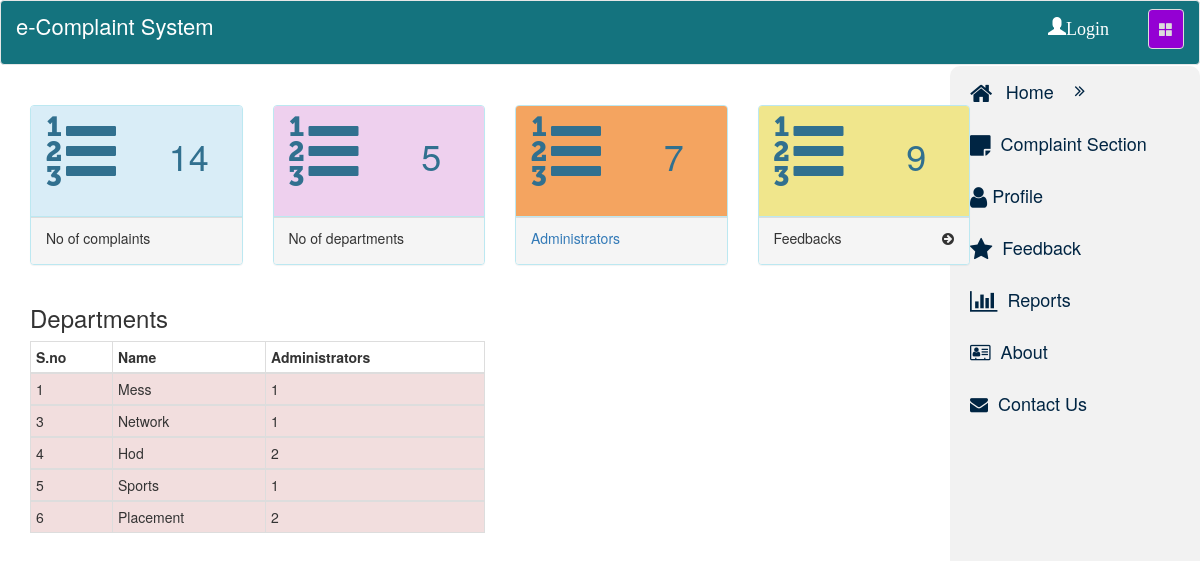
The page /Home1.php on the database its author committed.
### tables this page shows
CREATE TABLE IF NOT EXISTS `dept_name` (
  `id` int(10) NOT NULL AUTO_INCREMENT,
  `did` int(10) NOT NULL,
  `name` varchar(250) NOT NULL,
  PRIMARY KEY (`id`)
);

### Home1.php (the view, shortened to what this page needs)
<!DOCTYPE html>
<html lang="en">
<head>
  <link rel="stylesheet" href="resource/bootstrap.min.css">
  <link href="resource/simple-sidebar1.css" rel="stylesheet">
   <link href="prof.css" rel="stylesheet">
<link rel="stylesheet" href="resource/font-awesome.min.css" />
<link rel="stylesheet" href="resource/font-awesome.css" />
<link type="text/css" rel="stylesheet" href="resource/login_style.css" />
</head>
<body>
<?php
include('headerfirst.php');
?>
 <?php
 include('wrapper.php');
 ?>
<div class="col-sm-10" style="">
<br>
<?php
$q1='select * from complaint';
$res=mysql_query($q1);
$num=mysql_num_rows($res);
$q2="select * from feedback;";
$res1=mysql_query($q2);
$num1=mysql_num_rows($res1);
$q3="select * from admins;";
$res2=mysql_query($q3);
$num2=mysql_num_rows($res2);
 $a1="select * from dept_name";
$b1=mysql_query($a1);
 $nm=mysql_num_rows($b1);
	        ?>
<div class="col-sm-10"  style="">
	</div>
	<div class="col-md-3">
	 <div class="panel panel-info" style="height:160px">
          <div class="panel-heading" style="height:70%">
            <div class="row">
              <div class="col-xs-6">
                <i class="fa fa-list-ol fa-5x"></i>
              </div>
              <div class="col-sm-6 text-center">
             <h1><?php echo $num;?></h1>
              </div>
            </div>
          </div>
            <div class="panel-footer announcement-bottom" style="height:30%">
               <div class="row">
              <div class="col-xs-10 text-left">
               No of complaints
               </div>
              </div>
            </div>
        </div>
	</div>
	<div class="col-md-3">
	 <div class="panel panel-info" style="height:160px">
          <div class="panel-heading" style="height:70%;background-color:#EED0EE">
            <div class="row">
              <div class="col-xs-6">
                <i class="fa fa-list-ol fa-5x"></i>
              </div>
              <div class="col-sm-6 text-center">
               <h1><?php echo $nm;?></h1>
              </div>
            </div>
          </div>
            <div class="panel-footer announcement-bottom" style="height:30%">
                <div class="row">
              <div class="col-xs-10 text-left">
               No of departments
               </div>
              </div>
            </div>
        </div>
	</div>
<div class="col-md-3">
	 <div class="panel panel-info" style="height:160px;">
          <div class="panel-heading" style="height:70%;background-color:#F4A460">
            <div class="row">
              <div class="col-xs-6">
                <i class="fa fa-list-ol fa-5x"></i>
              </div>
              <div class="col-sm-6 text-center">
              <h1><?php echo $num2;?></h1>
              </div>
            </div>
          </div>
          <a href="adminsview.php">
            <div class="panel-footer announcement-bottom" style="height:30%">
              <div class="row">
              <div class="col-xs-10 text-left">
               Administrators
               </div>
              </div>
            </div>
          </a>
        </div>
	</div>
	<div class="col-md-3">
	 <div class="panel panel-info" style="height:160px">
          <div class="panel-heading" style="height:70%;background-color:#F0E68C">
            <div class="row">
              <div class="col-xs-6">
                <i class="fa fa-list-ol fa-5x"></i>
              </div>
              <div class="col-sm-6 text-center">
             <h1><?php echo $num1;?></h1>
              </div>
            </div>
          </div>
            <div class="panel-footer announcement-bottom" style="height:30%">
              <div class="row">
                <div class="col-xs-6">
               Feedbacks
                </div>
                <div class="col-xs-6 text-right">
                  <i class="fa fa-arrow-circle-right"></i>
                </div>
              </div>
            </div>
        </div>
	</div>
<div class="col-md-6">
	    <h3>Departments</h3>
	    <table class="table table-condensed table-bordered table-hover">
	        <thead>
	           <tr>
	               <th>S.no</th>
	               <th>Name</th>
	               <th>Administrators</th>
	           </tr>
	        </thead>
	<?php
	while($c=mysql_fetch_assoc($b1))
	{
	$dd=$c['did'];
	$qu="select * from admins where did=$dd";
	$re1=mysql_query($qu);
	$numb=mysql_num_rows($re1);
	?>
	        <tbody>
	            <tr class="danger">
	                <td>  <?php echo $c['id'];?></td>
	               <td> <?php echo $c['name'];?></td>
	                   <td><?php echo $numb;?></td>
	            </tr>
	        </tbody>
	   <?php
	   }
	   ?>
	    </table>
    </div>
	<div class="col-md-6">
	    <div id='grafico1'></div>
	</div>
</div>
</body>
</html>

### headerfirst.php (shortened to what this page needs)
<nav class="navbar navbar-default no-margin" style="background-color:rgb(20, 115, 126);height:65px">
    <div class="navbar-header fixed-brand">
       <a class="navbar-brand" href="Home1.php" style="color:white;font-size:22px;">e-Complaint System</a>
    </div>
    <div class="collapse navbar-collapse" id="bs-example-navbar-collapse-1">
      <ul class="nav navbar-nav navbar-right">
  <li class="active"  ><button style="color:#DCDCDC;background:#9400D3" class="navbar-toggle collapse in" data-toggle="collapse" id="menu-toggle-2"> <span class="glyphicon glyphicon-th-large" aria-hidden="true"></span></button></li>
      </ul>
       <ul class="nav navbar-nav navbar-right">
        <li><a id="modal_trigger" href="#modal" style="color:white;font-size:18px">  <span class="glyphicon glyphicon-user">Login&nbsp;</a></li>
      </ul>
    </div>
  </nav>

### wrapper.php (shortened to what this page needs)
<div id="wrapper" class="wrap">
    <div id="sidebar-wrapper">
      <ul class="sidebar-nav nav-pills nav-stacked" id="menu">
        <li>
        <?php
        if($admin)
        {
        ?>
          <a href="profileA.php">
          <?php
          }
          else
          {
          ?>
          <a href="Home.php">
          <?php
          }
          ?>
          <i class="fa fa-home fa-fw fa-lg fa-pull-border" aria-hidden="true"></i>&nbsp; &nbsp;Home
 		 <i class="fa fa-angle-double-right fa-stack-1x" ></i>
        </a>
        <li>
          <a href=""><i class="fa fa-sticky-note fa-lg" aria-hidden="true"></i> &nbsp;Complaint Section</a>
        </li>
         <li>
          <?php
        if($admin)
        {
        ?>
          <?php
          }
          else
          {
          ?>
          <a href="profile.php"><i class="fa fa-user fa-lg" aria-hidden="true"></i>&nbsp;Profile</a>
          <?php
          }
          ?>
        </li>
        <li>
        <?php if(!$admin)
          	{
          	?>
            <a href="feedback.php"><i class="fa fa-star fa-lg" aria-hidden="true"></i>&nbsp;&nbsp;Feedback</a>
            <?php
            }
            ?>
        </li>
         <li>
          <a href="reports.php"><i class="fa fa-bar-chart fa-lg" aria-hidden="true"></i>&nbsp;&nbsp;Reports</a>
        </li>
         <li>
          <a href="about_us.php"><i class="fa fa-address-card-o" aria-hidden="true"></i></i></span>&nbsp;&nbsp;About</a>
        </li>
        <li>
 <a href="contact_us.php"><i class="fa fa-envelope" aria-hidden="true"></i>&nbsp;&nbsp;Contact Us</a>
        </li>
      </ul>
    </div>
    </div>

### resource/simple-sidebar1.css (style rules this page uses)
#wrapper { padding-right: 0; -webkit-transition: all 0.5s ease; -moz-transition: all 0.5s ease; -o-transition: all 0.5s ease; transition: all 0.5s ease; overflow: hidden; }
#sidebar-wrapper { z-index:-1; position: absolute; right: 250px; width: 0; height: 100%; margin-right: -250px; overflow-y: auto; background: #fff; -webkit-transition: all 0.5s ease; -moz-transition: all 0.5s ease; -o-transition: all 0.5s ease; transition: all 0.5s ease; }
.fixed-brand { width: auto; }
.sidebar-nav { position: relative; top:0; width: 250px; height:100%; margin: 0; padding: 0; list-style: none; margin-top: 1px; background:#f2f2f2; border-radius: 10px }
.sidebar-nav li { text-indent: 10px; line-height: 50px; }
.sidebar-nav li a { display: block; text-decoration: none; color: rgb(0, 37, 67); font-size:18px; }
.no-margin { margin: 0; }
@media (min-width:768px) { #wrapper { padding-right: 250px; } }
@media (min-width:768px) { .fixed-brand { width: 250px; } }
@media (min-width:768px) { #sidebar-wrapper { width: 250px; } }

### prof.css (style rules this page uses)
.navbar-nav.navbar-right:last-child { margin-right: 15px !important; }

### resource/login_style.css (style rules this page uses)
#modal_trigger { margin:auto auto; width:100px; display:block; }

### Home1.php (style rules this page uses)
#grafico1 { min-width: 310px; max-width: 800px; height: 400px; margin: 0 auto }

### rows shown on the page
dept_name: id "1", name "Mess", numb "1"
dept_name: id "3", name "Network", numb "1"
dept_name: id "4", name "Hod", numb "2"
dept_name: id "5", name "Sports", numb "1"
dept_name: id "6", name "Placement", numb "2"

### other values the page prints
$num "14"
$nm "5"
$num2 "7"
$num1 "9"
